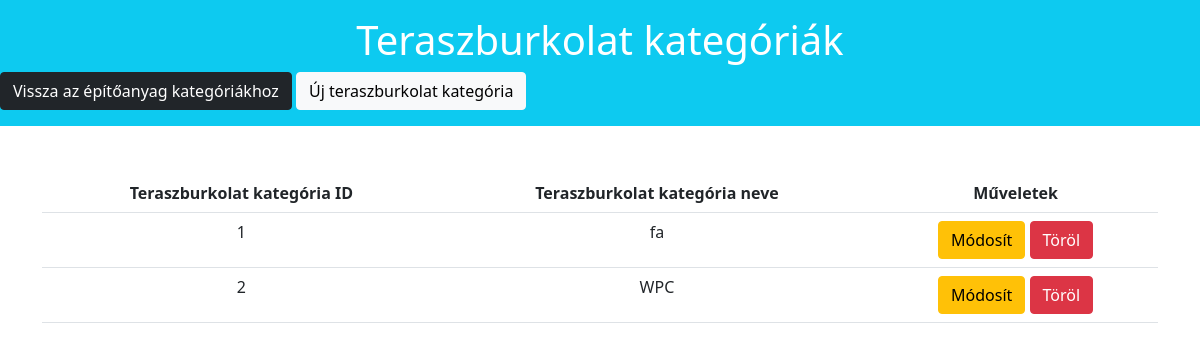
The page /app/index.php?controller=terracefloorCategory&action=list (signed in) on the database its author committed.
### tables this page shows
CREATE TABLE `terracefloor_category` (
  `terracefloorCategoryID` INT NOT NULL AUTO_INCREMENT,
  `terracefloorCategoryName` VARCHAR(45) NOT NULL,
  PRIMARY KEY (`terracefloorCategoryID`),
  UNIQUE INDEX `terracefloorCategoryName_UNIQUE` (`terracefloorCategoryName` ASC) );

### app/controller/TerracefloorCategoryController.php (called while the page is built, shortened)
<?php
require_once('model\TerracefloorCategoryDao.php');
  class TerracefloorCategoryController {
    public function load($view, $data=[]){
        extract($data);
        include("view/terracefloorCategory/{$view}.php");
        return $data;
    }
    public function listAllTerracefloorCategory(){
        $terracefloorCategoryDaoObj = new TerracefloorCategoryDao();
        $terracefloorCategories = $terracefloorCategoryDaoObj->getAllTerracefloorCategory();
        return $this->load('list', [
            'terracefloorCategories' => $terracefloorCategories,
        ]);
    }
}
?>

### app/model/TerracefloorCategoryDao.php (called while the page is built, shortened)
<?php
class TerracefloorCategoryDao {
    public function getAllTerracefloorCategory(){
        $dbObj = new Db();
        $conn = $dbObj->getConnection();
        $statement = $conn->prepare("SELECT * FROM terracefloor_category  ORDER BY terracefloorCategoryID");
        $statement->setFetchMode(\PDO::FETCH_OBJ);
        $statement->execute();
        return $statement->fetchAll();
    }
}
?>

### app/view/terracefloorCategory/list.php (the view)
<div class="row">
    <div class="jumbotron bg-info text-white pt-3 pb-3">
        <h1 class="display3 text-center">Teraszburkolat kategóriák</h1>
    <a href="index.php" class="btn btn-dark text-white">Vissza az építőanyag kategóriákhoz</a>
    <a href="index.php?controller=terracefloorCategory&action=create" class="btn btn-light text-blue">Új teraszburkolat kategória</a>
    </div>
</div>
<div class="container">
    <table class="table table-hover mt-5 text-center">
        <tr>
            <th>Teraszburkolat kategória ID</th>
            <th>Teraszburkolat kategória neve</th>
            <th>Műveletek</th>
        </tr>
        <?php
            foreach ($terracefloorCategories as $terracefloorCategory) {
               echo "<tr>";
                    echo "<td>" .$terracefloorCategory->terracefloorCategoryID . "</td>";
                    echo "<td>" .$terracefloorCategory->terracefloorCategoryName ."</td>";
                    echo "<td>";
                        echo "<a class='btn btn-warning' href='index.php?controller=terracefloorCategory&action=edit&terracefloorCategoryID=$terracefloorCategory->terracefloorCategoryID'> Módosít </a> ";
                        echo "<a class='btn btn-danger' href='index.php?controller=terracefloorCategory&action=delete&terracefloorCategoryID=$terracefloorCategory->terracefloorCategoryID'> Töröl </a>";
                    echo "</td>";
               echo "</tr>";
            }
        ?>
    </table>
</div>

### rows shown on the page
terracefloor_category: terracefloorCategoryID "1", terracefloorCategoryName "fa"
terracefloor_category: terracefloorCategoryID "2", terracefloorCategoryName "WPC"
